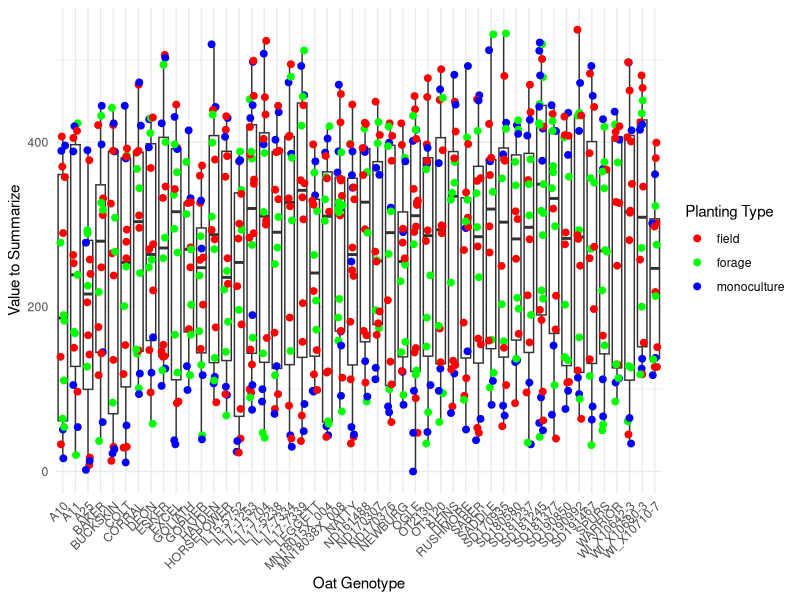
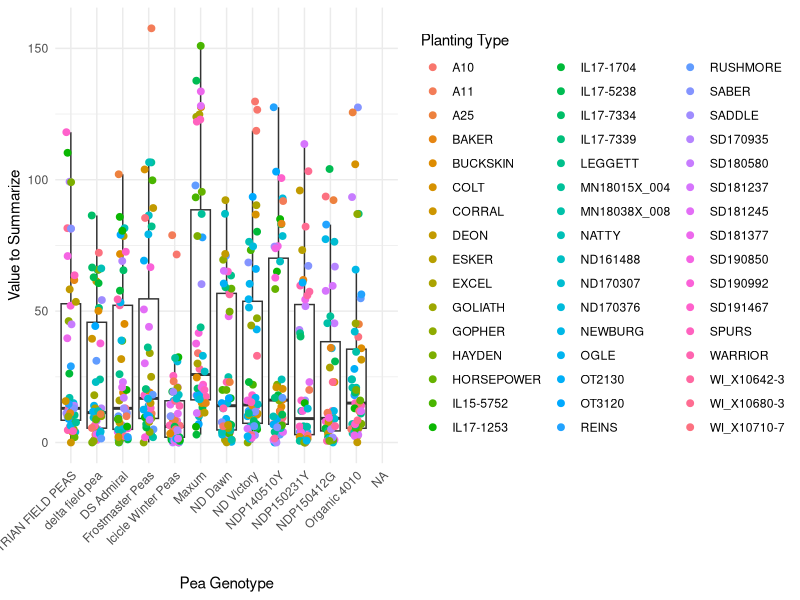
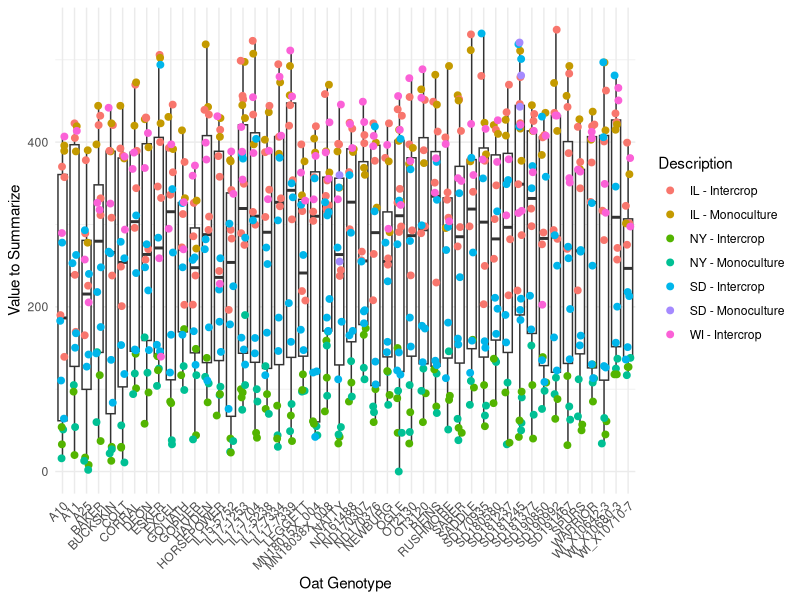
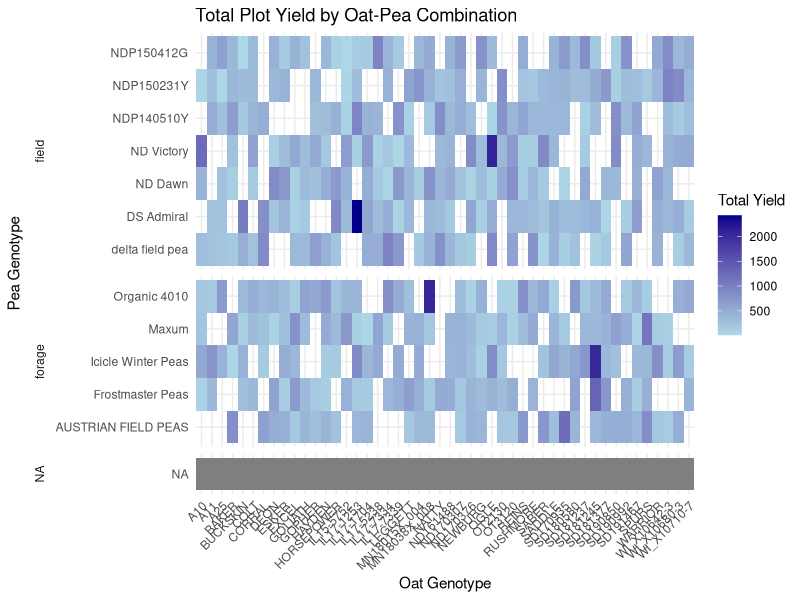
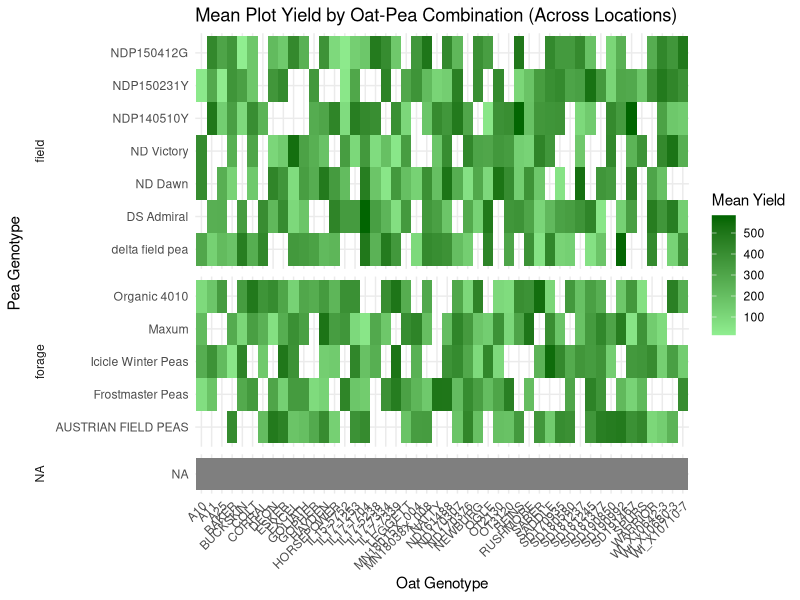
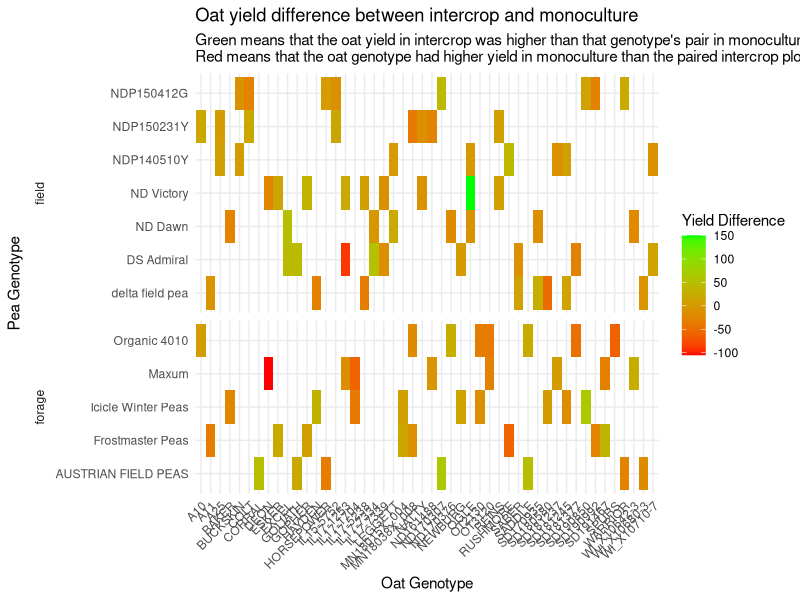
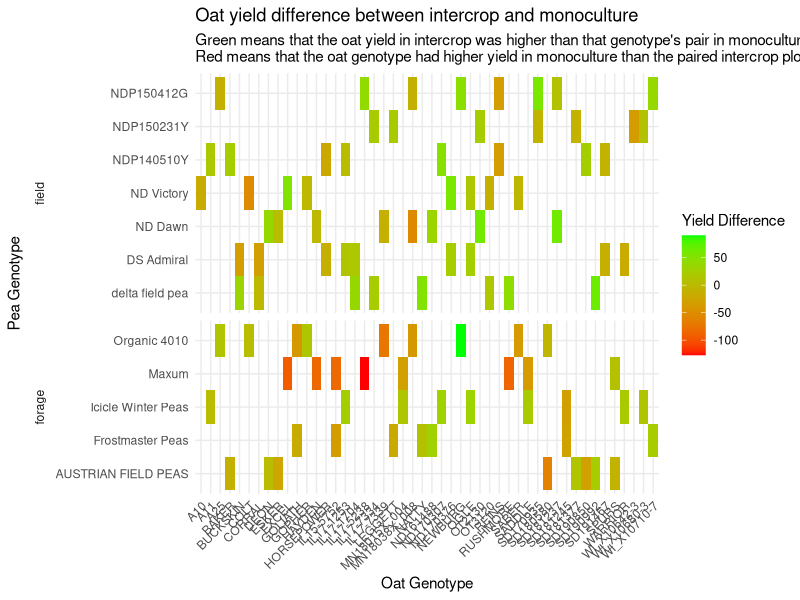
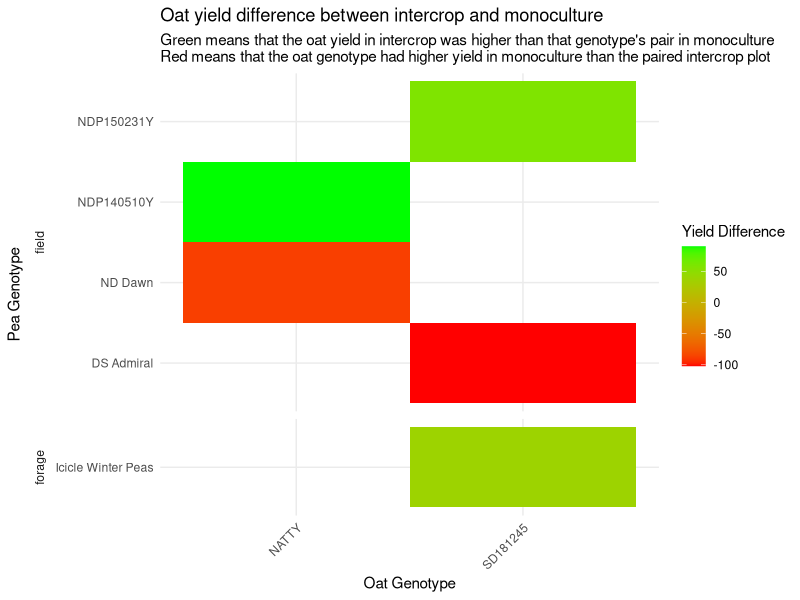

R code for these plots, in order:
## ---- chunk 1
knitr::opts_knit$set(root.dir = "/Users/leahtreffer/GitHub/OatPea_intercrop", echo = TRUE, warning = FALSE, message = FALSE)
## ---- chunk 2
library(RColorBrewer)
library(tidyverse)
library(readxl)
library(kableExtra)
library(ggrepel)
library(dplyr)
library(ggplot2)
library(lme4)
## ---- chunk 3
meta2023 <- read_csv("data/2023_plot_meta.csv") %>%
  select(peaName, pea_type) %>%
  distinct(peaName, .keep_all = TRUE)

# pea type from meta data
types <- meta2023[,c("peaName","pea_type")]
# Create a new table with unique entries based on 'Column1'
types <- types %>% distinct(peaName, .keep_all = TRUE)
#remove first row (na)
types <- types[-1,]

#WI 2023
Wisconsin23 <- read_excel("data/2023_multi_location_data.xlsx",
                                  sheet = "Wisconsin", skip = 2) %>%
  mutate(oat_yield = as.numeric(`Grain yield - g/m2|CO_350:0000260`)) %>%
  mutate(pea_yield = as.numeric(`Pea grain yield - g/m2|COMP:0000049`)) %>%
  mutate(studyLoc = "WI") %>%
  left_join(meta2023, by = "peaName") %>%
  select(studyName, studyYear, studyLoc, germplasmName, peaName, pea_type,
         observationLevel, observationUnitName, plotNumber, blockNumber,
         oat_yield, pea_yield) %>% 
  filter(plotNumber != 51)  ### plot 51 looks to have yield of oat and pea switched, removed for now

#NY 2023
NewYork23pt1 <- read_excel("data/2023_oat_pea_data.xlsx", sheet = "diversity") %>%
  select(plot_id, Biomass_1_oat_g, Biomass_2_oat_g, Biomass_3_oat_g, Biomass_4_oat_g, 
         Biomass_1_pea_g, Biomass_2_pea_g, Biomass_3_pea_g, Biomass_4_pea_g)

NewYork23 <- read_excel("data/2023_multi_location_data.xlsx",
                        sheet = "Cornell", skip = 2)%>%
  filter(plotNumber != "27") %>%
  mutate(oat_yield = as.numeric(`Grain yield - g/m2|CO_350:0000260`)) %>%
  mutate(pea_yield = as.numeric(`Pea grain yield - g/m2|COMP:0000049`)) %>%
  mutate(studyLoc = "NY") %>%
  mutate(plot_id = observationUnitDbId) %>%
  mutate(Lodging = `Lodging severity - 0-9 Rating|day 221|COMP:0000018`) %>%
  
  left_join(NewYork23pt1, by="plot_id") %>%

  select(studyName, studyYear, studyLoc, germplasmName, peaName, pea_type, observationLevel, 
         observationUnitName, plotNumber, blockNumber, Biomass_1_oat_g, Biomass_2_oat_g, 
         Biomass_3_oat_g, Biomass_4_oat_g, oat_yield, Lodging, Biomass_1_pea_g, 
         Biomass_2_pea_g, Biomass_3_pea_g, Biomass_4_pea_g, pea_yield)
#NY 2024
NewYork24 <- read.csv("data/2024_NY_SpringOatPea_cleaned2.csv") %>%
  mutate(studyLoc = "NY") %>%
  mutate(oat_yield = oat_grain_yield) %>%
  mutate(pea_yield = pea_grain_yield) %>%
  select(studyName, studyYear, studyLoc, germplasmName, peaName, pea_type, observationLevel, 
         observationUnitName, plotNumber, blockNumber, Biomass_1_oat_g, Biomass_2_oat_g, 
         Biomass_3_oat_g, Biomass_4_oat_g, oat_yield, Lodging, Biomass_1_pea_g, 
         Biomass_2_pea_g, Biomass_3_pea_g, Biomass_4_pea_g, pea_yield)
#NY Combined Years
NewYork <- rbind(NewYork23, NewYork24)

  
#IL 2023
Illinois23 <- read_excel("data/2023_multi_location_data.xlsx",
                      sheet = "Illinois", skip = 2)%>%
  mutate(oat_yield = as.numeric(`Grain yield - g/m2|CO_350:0000260`)) %>%
  mutate(pea_yield = as.numeric(`Pea grain yield - g/m2|COMP:0000049`)) %>%
  mutate(studyLoc = "IL") %>%
  
  left_join(meta2023, by = "peaName") %>%
  
  select(studyName, studyYear, studyLoc, germplasmName, peaName, pea_type,
         observationLevel, observationUnitName, plotNumber, blockNumber,
         oat_yield, pea_yield)
#IL 2024
Illinois24 <- read.csv("data/SpringOatPeaIntercrop_2024_IL_phenotypes.csv") %>%
  mutate(oat_yield = as.numeric(`Grain.yield...g.m2.CO_350.0000260`)) %>%
  mutate(pea_yield = as.numeric(`Pea.grain.yield...g.m2.COMP.0000049`)) %>%
  mutate(studyLoc = "IL")
  
colnames(Illinois24)[41:52] <- sub(".*_", "", colnames(Illinois24)[41:52])

Illinois24[, 41:52] <- lapply(names(Illinois24)[41:52], function(col) {
  ifelse(Illinois24[[col]] == 1, col, NA)
})

Illinois24$peaName <- apply(Illinois24[, 41:52], 1, function(x) {
  na.omit(x)[1]
})

Illinois24 <- Illinois24 %>% 
  mutate(peaName = gsub("\\.", " ", peaName)) %>%
  left_join(meta2023, by = "peaName") %>%
  mutate(pea_type = ifelse(is.na(pea_type) | pea_type == "", "monoculture", pea_type)) %>%
  select(studyName, studyYear, studyLoc, germplasmName, peaName, pea_type,
         observationLevel, observationUnitName, plotNumber, blockNumber,
         oat_yield, pea_yield)
# IL Combined Years
Illinois <- rbind(Illinois23, Illinois24)


#SD 2023
SDSU23 <- read_excel("data/2023_multi_location_data.xlsx",
                       sheet = "SDSU", skip = 2)%>%
  mutate(oat_yield = as.numeric(`Grain yield - g/m2|CO_350:0000260`)) %>%
  mutate(pea_yield = as.numeric(`Pea grain yield - g/m2|COMP:0000049`)) %>%
  mutate(studyLoc = "SD") %>%
  left_join(meta2023, by="peaName")%>%
  select(studyName, studyYear, studyLoc, germplasmName, peaName, pea_type,
         observationLevel, observationUnitName, plotNumber, blockNumber,
         oat_yield, pea_yield)
#SD 2024
SDSU24 <- read.csv("data/SpringOatPeaIntercrop_2024_SD_phenotypes.csv")%>%
  mutate(oat_yield = as.numeric(`Grain.yield...g.m2.CO_350.0000260`)) %>%
  mutate(pea_yield = as.numeric(`Pea.grain.yield...g.m2.COMP.0000049`)) %>%
  mutate(studyLoc = "SD")
#  get pea names from correct columns and make one peaName column
colnames(SDSU24)[40:51] <- sub(".*_", "", colnames(SDSU24)[40:51])

SDSU24[, 40:51] <- lapply(names(SDSU24)[40:51], function(col) {
  ifelse(SDSU24[[col]] == 1, col, NA)
})

SDSU24$peaName <- apply(SDSU24[, 40:51], 1, function(x) {
  na.omit(x)[1]
})

SDSU24 <- SDSU24 %>% 
  mutate(peaName = gsub("\\.", " ", peaName)) %>% #replace the . in the names with a space
  left_join(meta2023, by = "peaName") %>%
  mutate(pea_type = ifelse(is.na(pea_type) | pea_type == "", "monoculture", pea_type)) %>%
  select(studyName, studyYear, studyLoc, germplasmName, peaName, pea_type,
         observationLevel, observationUnitName, plotNumber, blockNumber,
         oat_yield, pea_yield)

# there are some plots with no pea_type listed (so should have no peas) but have values in the pea grain column
# add the pea wieghts to the oat weight for these by modifying the oat and pea grain data where pea_type is "monoculture"
SDSU24 <- SDSU24 %>%
  mutate(oat_yield = ifelse(pea_type == "monoculture", oat_yield + pea_yield, oat_yield),
         pea_yield = ifelse(pea_type == "monoculture", NA, pea_yield))

# SD Combined Years
SouthDakota <- rbind(SDSU23, SDSU24)
## ---- chunk 4
# create the new data frame with the specified columns and only the rows where the observationLevel column is "plot"
NewYork <- NewYork24[NewYork24$observationLevel == "plot", 
                    c('studyName', 'studyYear', 'studyLoc', 'germplasmName', 'peaName', 'pea_type', 
                      'observationLevel', 'observationUnitName', 'plotNumber', 'blockNumber', 
                      'oat_yield', 'pea_yield')] 


mulit_location_data <- bind_rows(NewYork,Illinois24,) %>%
  mutate(oat_fraction = oat_yield/(oat_yield +
                         pea_yield)) %>%
  mutate(location = studyLoc)

mulit_location_data <- bind_rows(NewYork,Illinois,SouthDakota,Wisconsin23) %>%
  mutate(oat_fraction = oat_yield/(oat_yield +
                         pea_yield)) %>%
  mutate(location = studyLoc)


## ---- chunk 5
data <- mulit_location_data %>%
  mutate(Planting_Group = ifelse(pea_type == "monoculture", "Monoculture", "Intercrop"))%>%
  mutate(Description = paste(location, "-", Planting_Group))
## ---- chunk 6
# Create the box plot with dots
ggplot(data, aes(x = germplasmName, y = oat_yield)) +
  geom_boxplot(outlier.shape = NA) +  # Boxplot without showing outliers
  geom_jitter(aes(color = pea_type), width = 0.2, size = 2) +  # Add dots, jitter for better visibility
  scale_color_manual(values = c("monoculture" = "blue", "field" = "red", "forage" = "green")) +  # Define colors
  labs(x = "Oat Genotype", y = "Value to Summarize", color = "Planting Type") +  # Labels
  theme_minimal() +  # Clean theme
  theme(axis.text.x = element_text(angle = 45, hjust = 1))  # Rotate x-axis labels for better readability

# looks like whether oat is in mono vs inter is not a large enough factor to dictate yield; could be environmental (location) and/or specific pea genotype 

ggplot(data, aes(x = peaName, y = pea_yield)) +
  geom_boxplot(outlier.shape = NA) +  # Boxplot without showing outliers
  geom_jitter(aes(color = germplasmName), width = 0.2, size = 2) +  # Add dots, jitter for better visibility
  labs(x = "Pea Genotype", y = "Value to Summarize", color = "Planting Type") +  # Labels
  theme_minimal() +  # Clean theme
  theme(axis.text.x = element_text(angle = 45, hjust = 1))  # Rotate x-axis labels for better readability



ggplot(data, aes(x = germplasmName, y = oat_yield)) +
  geom_boxplot(outlier.shape = NA) +  # Boxplot without showing outliers
  geom_jitter(aes(color = Description), width = 0.2, size = 2) +  # Add dots, jitter for better visibility
  #scale_color_manual(values = c("monoculture" = "blue", "field" = "red", "forage" = "green")) +  # Define colors
  labs(x = "Oat Genotype", y = "Value to Summarize", color = "Description") +  # Labels
  theme_minimal() +  # Clean theme
  theme(axis.text.x = element_text(angle = 45, hjust = 1))  # Rotate x-axis labels for better readability

## ---- chunk 7
#Calculate mean and standard deviation:
##group  data by oat Genotype and then calculate the mean and standard deviation of oat yield
# this is the mean of both intercrop and monoculture together
summary_stats <- mulit_location_data %>%
  group_by(germplasmName) %>%
  summarise(
    mean_value = mean(oat_yield, na.rm = TRUE),
    sd_value = sd(oat_yield, na.rm = TRUE),
    count = n()
  )
summary_stats
## ---- chunk 8
#what is the mean oat grain yield in intercrop
#what is the mean oat grain yield in monoculture
summary_stats <- data %>%
  group_by(germplasmName, Planting_Group) %>%
  summarise(
    mean_value = mean(oat_yield, na.rm = TRUE),
    se_value = sd(oat_yield, na.rm = TRUE) / sqrt(n()),  # Standard Error: SE = SD / sqrt(n)
    count = n()
  )

# Print the summary statistics
summary_stats

#write.csv(summary_stats, "output/mean_grain_yield.csv")

# is there a significant difference between how the genotype performs as a monoculture compared to as an intercrop

# Linear model with planting group and genotype
model <- lm(oat_yield ~ Planting_Group * germplasmName + location, data = data)
model <- lmer(oat_yield ~ Planting_Group * germplasmName + location + (1|blockNumber), data = data)

# Check the summary of the model
summary(model)

# You can also use an ANOVA to see if the interaction or main effects are significant
anova_model <- aov(oat_yield ~ Planting_Group * germplasmName + location, data = data)
summary(anova_model)

## ---- chunk 9
#what is the mean pea grain yield in intercrop
#what is the mean pea grain yield in monoculture
summary_stats_pea2 <- data %>%
  group_by(peaName, Planting_Group) %>%
  summarise(
    mean_value = mean(pea_yield, na.rm = TRUE),
    se_value = sd(pea_yield, na.rm = TRUE) / sqrt(n()),  # Standard Error: SE = SD / sqrt(n)
    count = n()
  )

# Print the summary statistics
summary_stats_pea2 <- summary_stats_pea2[1:12,]
summary_stats_pea2

# is there a significant difference between how the pea genotype performs with different oat genotypes

# Linear model with planting group and genotype
model2 <- lm(pea_yield ~ germplasmName * peaName + location, data = data)

# Check the summary of the model
summary(model2)

# You can also use an ANOVA to see if the interaction or main effects are significant
anova_model2 <- aov(pea_yield ~ germplasmName * germplasmName + location, data = data)
summary(anova_model2)

## ---- chunk 10
# Summarize the data by oat and pea genotypes to get total plot yield for each combination
summary_stats <- data %>%
  group_by(germplasmName, peaName) %>%
  summarise(total_plot_yield = sum(oat_yield + pea_yield)) %>%
  ungroup()%>%
  left_join(types, by = "peaName")

# Create the heatmap
ggplot(summary_stats, aes(x = germplasmName, y = peaName, fill = total_plot_yield)) +
  geom_tile() + 
  scale_fill_gradient(low = "lightblue", high = "darkblue") +  # Color gradient for yield
  labs(title = "Total Plot Yield by Oat-Pea Combination",
       x = "Oat Genotype",
       y = "Pea Genotype",
       fill = "Total Yield") +  # Labels for plot
  theme_minimal() + 
  theme(axis.text.x = element_text(angle = 45, hjust = 1),
        strip.placement = "outside")+  # Rotate x-axis labels for better readability
  facet_grid(pea_type ~ ., scales = "free", space = "free", switch = "y")

# this does not account for multiple locations which was a significant factor according to ANOVA

# Summarize data by oat genotype, pea genotype, and take mean across locations
summary_stats2 <- data %>%
  group_by(germplasmName, peaName) %>%
  summarise(mean_plot_yield = mean(oat_yield + pea_yield),
            count = n()) %>%  # To know how many locations a combination appears in
  ungroup()%>%
  left_join(types, by = "peaName")

# Create the heatmap
ggplot(summary_stats2, aes(x = germplasmName, y = peaName, fill = mean_plot_yield)) +
  geom_tile() + 
  scale_fill_gradient(low = "lightgreen", high = "darkgreen") +  # Color gradient for mean yield
  labs(title = "Mean Plot Yield by Oat-Pea Combination (Across Locations)",
       x = "Oat Genotype",
       y = "Pea Genotype",
       fill = "Mean Yield") +  # Labels for plot
  theme_minimal() + 
  theme(axis.text.x = element_text(angle = 45, hjust = 1),
        strip.placement = "outside")+  # Rotate x-axis labels for better readability
  facet_grid(pea_type ~ ., scales = "free", space = "free", switch = "y")
# order the peas by which type they are and indicate the two groups somehow in the axis

## ---- chunk 11
# is the total grain yield of the plot higher in the intercrop than the monoculture
# start by looking at just NY

data2 <- read.csv("data/2024_NY_SpringOatPea_cleaned2.csv")

data3 <- data2 %>%
  mutate(pair = ceiling(plotNumber / 2))%>%
  arrange(pair)                

# just plot level (yield data)
data3_plotlvl <- data3 %>%
  filter(observationLevel == "plot")

data3_pairs <- data3_plotlvl %>%
  group_by(pair) %>%
  mutate(total_yield = oat_grain_yield + coalesce(pea_grain_yield, 0))%>%
  mutate(management = factor(ifelse(pea_type == "monoculture", "monoculture", "intercrop")))%>%
  summarise(
    germplasmName = first(germplasmName),                     # Get the germplasmName (same for each pair)
    peaName = na.omit(peaName)[1],                            # Get the non-NA peaName (first non-NA value)
    intercrop_yield = total_yield[management == "intercrop"], # Get the yield from intercrop
    monoculture_yield = total_yield[management == "monoculture"], # Get the yield from monoculture
    yield_difference = intercrop_yield - monoculture_yield,   # Calculate the difference (intercrop - monoculture)
  ) %>%
  ungroup()%>%
  left_join(types, by = "peaName")%>%
  select("germplasmName", "peaName", "pea_type", "intercrop_yield", "monoculture_yield", "yield_difference")

data3_pairs_oat <- data3_plotlvl %>%
  group_by(pair) %>%
  #mutate(total_yield = oat_grain_yield + coalesce(pea_grain_yield, 0))%>%
  mutate(management = factor(ifelse(pea_type == "monoculture", "monoculture", "intercrop")))%>%
  summarise(
    germplasmName = first(germplasmName),                     # Get the germplasmName (same for each pair)
    peaName = na.omit(peaName)[1],                            # Get the non-NA peaName (first non-NA value)
    intercrop_yield = oat_grain_yield[management == "intercrop"], # Get the yield from intercrop
    monoculture_yield = oat_grain_yield[management == "monoculture"], # Get the yield from monoculture
    yield_difference = intercrop_yield - monoculture_yield,   # Calculate the difference (intercrop - monoculture)
  ) %>%
  ungroup()%>%
  left_join(types, by = "peaName")%>%
  select("germplasmName", "peaName", "pea_type", "intercrop_yield", "monoculture_yield", "yield_difference")
## ---- chunk 12
# New York
# Create the heatmap
# red means monoculture had higher oat yield than the oat in intercrop
# green means that the oat yield in intercrop was higher than that oat in monoculture

ggplot(data3_pairs_oat, aes(x = germplasmName, y = peaName, fill = yield_difference)) +
  geom_tile() +
  scale_fill_gradient(low = "red", high = "green") +  # Color gradient for mean yield
  labs(
    title = "Oat yield difference between intercrop and monoculture",
    subtitle = "Green means that the oat yield in intercrop was higher than that genotype's pair in monoculture\nRed means that the oat genotype had higher yield in monoculture than the paired intercrop plot",
    x = "Oat Genotype",
    y = "Pea Genotype",
    fill = "Yield Difference"
  ) +  # Labels for plot
  theme_minimal() +
  theme(axis.text.x = element_text(angle = 45, hjust = 1),
        strip.placement = "outside")+
  facet_grid(pea_type ~ ., scales = "free", space = "free", switch = "y")#
## ---- chunk 13
#IL

IL <- Illinois24 %>%
  arrange(plotNumber)%>%
  mutate(pair = ceiling(plotNumber / 2))%>%
  arrange(pair)                


IL_pairs <- IL %>%
  group_by(pair) %>%
  mutate(total_yield = oat_yield + coalesce(pea_yield, 0))%>%
  mutate(management = factor(ifelse(pea_type == "monoculture", "monoculture", "intercrop")))%>%
  summarise(
    germplasmName = first(germplasmName),                     # Get the germplasmName (same for each pair)
    peaName = na.omit(peaName)[1],                            # Get the non-NA peaName (first non-NA value)
    intercrop_yield = total_yield[management == "intercrop"], # Get the yield from intercrop
    monoculture_yield = total_yield[management == "monoculture"], # Get the yield from monoculture
    yield_difference = intercrop_yield - monoculture_yield,   # Calculate the difference (intercrop - monoculture)
  ) %>%
  ungroup()%>%
  left_join(types, by = "peaName")%>%
  select("germplasmName", "peaName", "pea_type", "intercrop_yield", "monoculture_yield", "yield_difference")

IL_pairs_oat <- IL %>%
  group_by(pair) %>%
  #mutate(total_yield = oat_grain_yield + coalesce(pea_grain_yield, 0))%>%
  mutate(management = factor(ifelse(pea_type == "monoculture", "monoculture", "intercrop")))%>%
  summarise(
    germplasmName = first(germplasmName),                     # Get the germplasmName (same for each pair)
    peaName = na.omit(peaName)[1],                            # Get the non-NA peaName (first non-NA value)
    intercrop_yield = oat_yield[management == "intercrop"], # Get the yield from intercrop
    monoculture_yield = oat_yield[management == "monoculture"], # Get the yield from monoculture
    yield_difference = intercrop_yield - monoculture_yield,   # Calculate the difference (intercrop - monoculture)
  ) %>%
  ungroup()%>%
  left_join(types, by = "peaName")%>%
  select("germplasmName", "peaName", "pea_type", "intercrop_yield", "monoculture_yield", "yield_difference")
## ---- chunk 14
# Illinois
# Create the heatmap
# red means monoculture had higher oat yield than the oat in intercrop
# green means that the oat yield in intercrop was higher than that oat in monoculture

ggplot(IL_pairs_oat, aes(x = germplasmName, y = peaName, fill = yield_difference)) +
  geom_tile() +
  scale_fill_gradient(low = "red", high = "green") +  # Color gradient for mean yield
  labs(
    title = "Oat yield difference between intercrop and monoculture",
    subtitle = "Green means that the oat yield in intercrop was higher than that genotype's pair in monoculture\nRed means that the oat genotype had higher yield in monoculture than the paired intercrop plot",
    x = "Oat Genotype",
    y = "Pea Genotype",
    fill = "Yield Difference"
  ) +  # Labels for plot
  theme_minimal() +
  theme(axis.text.x = element_text(angle = 45, hjust = 1),
        strip.placement = "outside")+
  facet_grid(pea_type ~ ., scales = "free", space = "free", switch = "y")#
## ---- chunk 15
#SD
# SD is weird becuase they only have a few that are paired, most do not have an intercrop - monoculture pair, just intercrops

# make new table with just the paired plots
SD <- SDSU24[c(1,2,11,12,54,55,80,81,97,98),] %>%
  arrange(plotNumber)%>%
  mutate(pair = c(1,1,2,2,3,3,4,4,5,5))%>%
  arrange(pair)                


SD_pairs <- SD %>%
  group_by(pair) %>%
  mutate(total_yield = oat_yield + coalesce(pea_yield, 0))%>%
  mutate(management = factor(ifelse(pea_type == "monoculture", "monoculture", "intercrop")))%>%
  summarise(
    germplasmName = first(germplasmName),                     # Get the germplasmName (same for each pair)
    peaName = na.omit(peaName)[1],                            # Get the non-NA peaName (first non-NA value)
    intercrop_yield = total_yield[management == "intercrop"], # Get the yield from intercrop
    monoculture_yield = total_yield[management == "monoculture"], # Get the yield from monoculture
    yield_difference = intercrop_yield - monoculture_yield,   # Calculate the difference (intercrop - monoculture)
  ) %>%
  ungroup()%>%
  left_join(types, by = "peaName")%>%
  select("germplasmName", "peaName", "pea_type", "intercrop_yield", "monoculture_yield", "yield_difference")

SD_pairs_oat <- SD %>%
  group_by(pair) %>%
  #mutate(total_yield = oat_grain_yield + coalesce(pea_grain_yield, 0))%>%
  mutate(management = factor(ifelse(pea_type == "monoculture", "monoculture", "intercrop")))%>%
  summarise(
    germplasmName = first(germplasmName),                     # Get the germplasmName (same for each pair)
    peaName = na.omit(peaName)[1],                            # Get the non-NA peaName (first non-NA value)
    intercrop_yield = oat_yield[management == "intercrop"], # Get the yield from intercrop
    monoculture_yield = oat_yield[management == "monoculture"], # Get the yield from monoculture
    yield_difference = intercrop_yield - monoculture_yield,   # Calculate the difference (intercrop - monoculture)
  ) %>%
  ungroup()%>%
  left_join(types, by = "peaName")%>%
  select("germplasmName", "peaName", "pea_type", "intercrop_yield", "monoculture_yield", "yield_difference")
## ---- chunk 16
# South Dakota
# Create the heatmap
# red means monoculture had higher oat yield than the oat in intercrop
# green means that the oat yield in intercrop was higher than that oat in monoculture

ggplot(SD_pairs_oat, aes(x = germplasmName, y = peaName, fill = yield_difference)) +
  geom_tile() +
  scale_fill_gradient(low = "red", high = "green") +  # Color gradient for mean yield
  labs(
    title = "Oat yield difference between intercrop and monoculture",
    subtitle = "Green means that the oat yield in intercrop was higher than that genotype's pair in monoculture\nRed means that the oat genotype had higher yield in monoculture than the paired intercrop plot",
    x = "Oat Genotype",
    y = "Pea Genotype",
    fill = "Yield Difference"
  ) +  # Labels for plot
  theme_minimal() +
  theme(axis.text.x = element_text(angle = 45, hjust = 1),
        strip.placement = "outside")+
  facet_grid(pea_type ~ ., scales = "free", space = "free", switch = "y")
## ---- chunk 17
# is the total grain yield of the plot higher in the intercrop than the monoculture
# Combined location

data3_pairs_oat$location <- "NY"
IL_pairs_oat$location <- "IL"
SD_pairs_oat$location <- "SD"

#all together now
combined_pairs_oat <- rbind(data3_pairs_oat, IL_pairs_oat, SD_pairs_oat)
# since there are only 5 for SD and they are not normally distributed (as visualized with histograms), drop them from this graph
combined_pairs_oat <- rbind(data3_pairs_oat, IL_pairs_oat)

#this uses both data locations but does not visualize the locations separatley 
ggplot(combined_pairs_oat, aes(x = germplasmName, y = peaName, fill = yield_difference)) +
  geom_tile() +
  scale_fill_gradient(low = "red", high = "green") +  # Color gradient for mean yield
  labs(
    title = "Oat yield difference between intercrop and monoculture",
    subtitle = "Green means that the oat yield in intercrop was higher than that genotype's pair in monoculture\nRed means that the oat genotype had higher yield in monoculture than the paired intercrop plot",
    x = "Oat",
    y = "Pea",
    fill = "Yield Difference"
  ) +  # Labels for plot
  theme_minimal() +
  theme(axis.text.x = element_text(angle = 45, hjust = 1),
        strip.placement = "outside")+
  facet_grid(pea_type ~ ., scales = "free", space = "free", switch = "y")

combined_pairs_oat$oat_location <- paste0(combined_pairs_oat$germplasmName, "_", combined_pairs_oat$location)

combined_pairs_oat <- combined_pairs_oat %>%
  arrange(oat_location)


ggplot(combined_pairs_oat, aes(x = oat_location, y = peaName, fill = yield_difference)) +
  geom_tile() +
  scale_fill_gradient(low = "red", high = "green") +  # Color gradient for mean yield
  labs(
    title = "Oat yield difference between intercrop and monoculture",
    subtitle = "Green means that the oat yield in intercrop was higher than that genotype's pair in monoculture\nRed means that the oat genotype had higher yield in monoculture than the paired intercrop plot",
    x = "Oat",
    y = "Pea",
    fill = "Yield Difference"
  ) +  # Labels for plot
  theme_minimal() +
  theme(axis.text.x = element_text(angle = 75, hjust = 1),
        strip.placement = "outside")+
  facet_grid(pea_type ~ ., scales = "free", space = "free", switch = "y")
